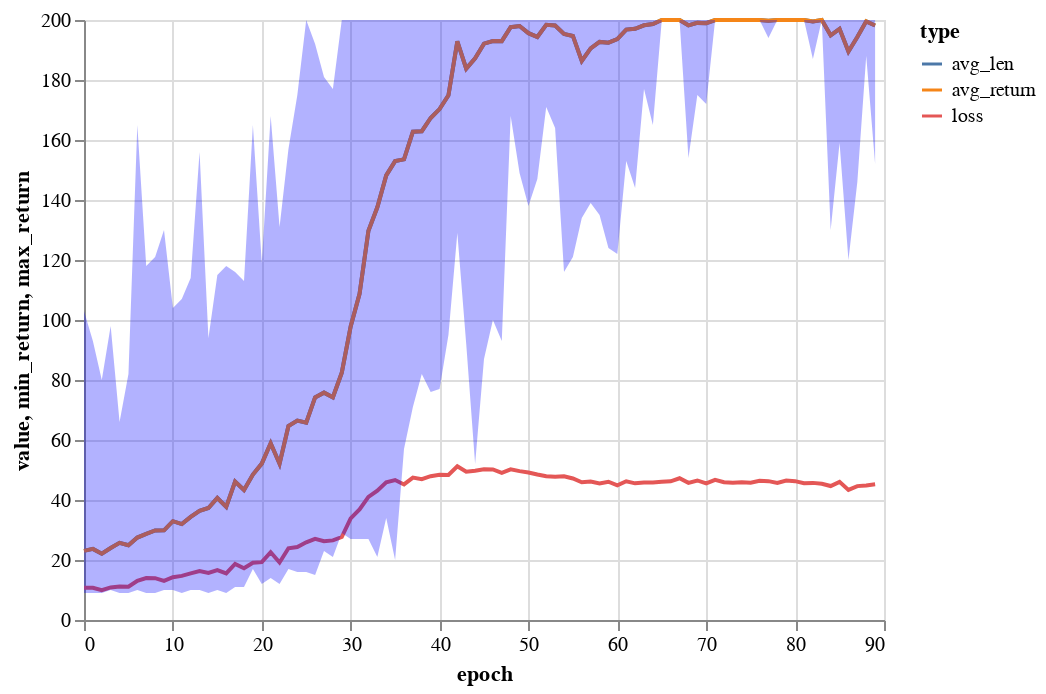

Source (notebook cell):
### Code cell
base = alt.Chart(results.melt(["epoch", "min_return", "max_return", "min_len", "max_len"], value_vars=None, var_name="type"))
(
    base.mark_line().encode(x="epoch:Q", y="value:Q", color="type:N") +
    base.mark_area(color="blue", opacity=0.3).encode(x="epoch:Q", y="min_return:Q", y2="max_return:Q")
)

### Figure 1 — Vega-Lite specification as saved in the notebook (floating-point values rounded to 4 significant figures; data arrays with more than 128 entries replaced by an {"elided": "..."} marker saying what was removed)
{"config": {"view": {"continuousWidth": 400, "continuousHeight": 300}}, "layer": [{"mark": "line", "encoding": {"color": {"type": "nominal", "field": "type"}, "x": {"type": "quantitative", "field": "epoch"}, "y": {"type": "quantitative", "field": "value"}}}, {"mark": {"type": "area", "color": "blue", "opacity": 0.3}, "encoding": {"x": {"type": "quantitative", "field": "epoch"}, "y": {"type": "quantitative", "field": "min_return"}, "y2": {"field": "max_return"}}}], "data": {"name": "data-b8f0efa1ed49e06ec73a6318be96171b"}, "$schema": "https://vega.github.io/schema/vega-lite/v4.8.1.json", "datasets": {"data-b8f0efa1ed49e06ec73a6318be96171b": {"elided": "270 records"}}}
